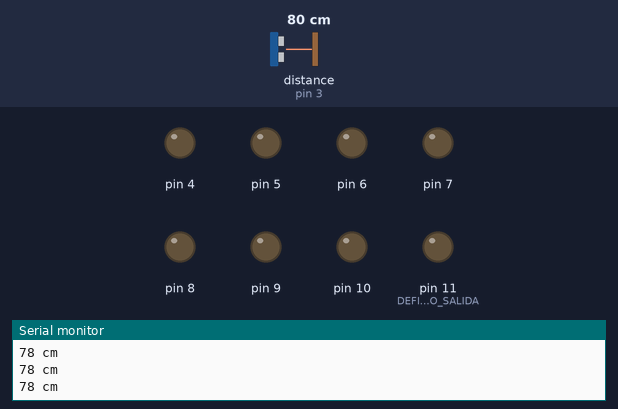
Recording of a sketch running on a simulated Arduino Uno, built with avr-gcc and run on an emulated ATmega328P. Parts: output pins drawn as LEDs (lit = HIGH), the last lines printed to the serial monitor. Wiring (inferred from the names in the program): ultrasonic range finder: trigger pin 2; echo pin 3. The inputs (shaded band) are chosen by the test bench; at power-on: distance to the obstacle (sensor on pin 3) 80 cm. The echo pulse lasts 58.3 µs per cm; pins used as bus, display or sensor lines are not drawn.

Above: at 1.2 s.
1.3 s: distance to the obstacle (sensor on pin 3) set to 13 cm
3.2 s: distance to the obstacle (sensor on pin 3) set to 10 cm
At 4.9 s:
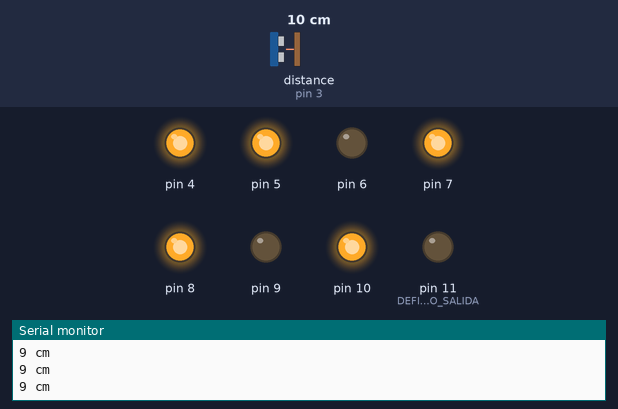
6.2 s: distance to the obstacle (sensor on pin 3) set to 18 cm
At 7.5 s:
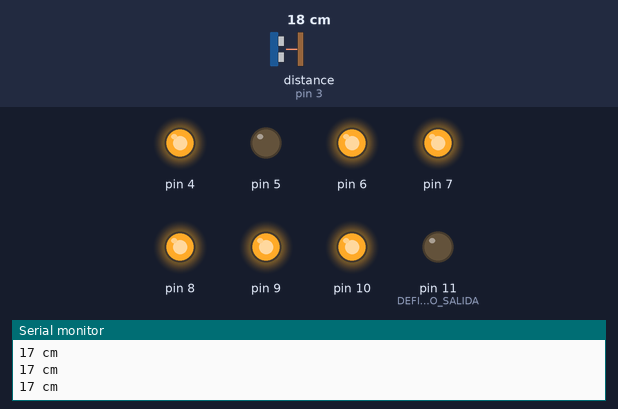
7.9 s: distance to the obstacle (sensor on pin 3) set to 2 cm
At 10.0 s:
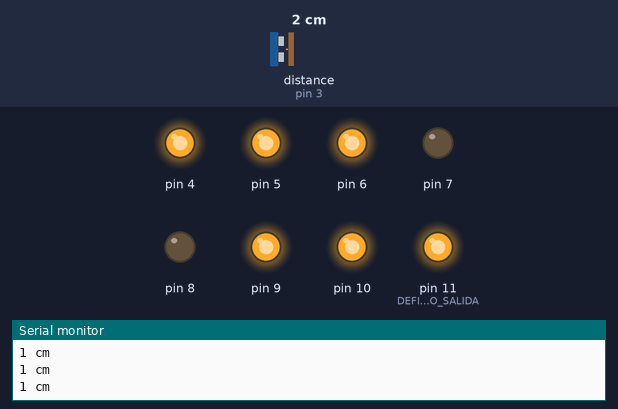
Timing chart, 0 to 11.5 s (numbered marks = the images above; inputs shaded):
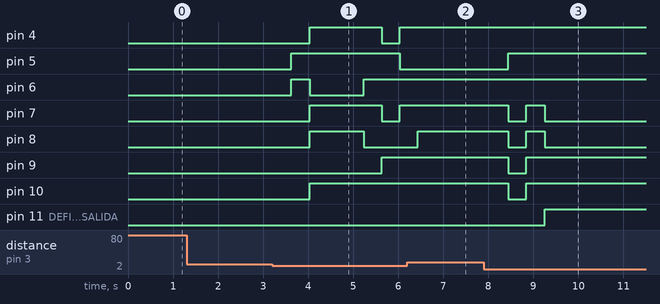

Measured:
- the behaviour switches between 12 and 11 cm on distance to the obstacle (sensor on pin 3) (found by bisection; images 0 and 1)
- after the input at 3.2 s, pin 4, pin 7: LOW → HIGH after 0.83 s, → LOW 1.6 s later, → HIGH 0.40 s later; pin 5: LOW → HIGH after 0.43 s, → LOW 2.4 s later; pin 6: LOW → HIGH after 0.43 s, → LOW 0.40 s later, → HIGH 1.2 s later; pin 8: LOW → HIGH after 0.83 s, → LOW 1.2 s later; pin 9: LOW → HIGH after 2.4 s
- after the input at 6.2 s, pin 5: stays LOW (without the input it goes to HIGH after 0.64 s); pin 7, pin 9, pin 10: stays HIGH (without the input it goes to LOW after 0.64 s); pin 8: goes on until 6.4 s, then stays HIGH; pin 11 (DEFINE_PIN_COMO_SALIDA): stays LOW (without the input it goes to HIGH after 1.4 s)
- after the input at 7.9 s, pin 5: LOW → HIGH after 0.55 s; pin 7, pin 8: HIGH → LOW after 0.55 s, → HIGH 0.40 s later, → LOW 0.40 s later; pin 9, pin 10: HIGH → LOW after 0.55 s, → HIGH 0.40 s later; pin 11 (DEFINE_PIN_COMO_SALIDA): LOW → HIGH after 1.3 s

The sketch:

sensorultrasonico1_copy_20230428133320.ino
```cpp
/*

* Fundacion Kinal
* Centro educativo tecnico laboral Kinal
* Perito en Electronica
* Seccion: A
* Curso: Taller de electronica digital y reparacion de computadoras I
* Alumno: David Alfredo del Cid Rodríguez
* Fecha: 28/042023
* Carnet: 2022482
* Proyecto: ultrasonicco
*/

const int trigPin = 2;
const int echoPin = 3;
const int pin = 11;
int a=0;


// define variables
long duration;
int distance;

void setup() {
  pinMode(trigPin, OUTPUT); //Establece el trigPin como Salida
  pinMode(echoPin, INPUT); // Establece el echoPin como Entrada
  Serial.begin(9600); // Inicia la comunicación serie
  pinMode (4,OUTPUT);
  pinMode (5,OUTPUT);
  pinMode (6,OUTPUT);
  pinMode (7,OUTPUT);
  pinMode (8,OUTPUT);
  pinMode (9,OUTPUT);
  pinMode (10,OUTPUT);
  ///RELEY
  Serial.begin(9600); // INICIA EL PUERTO SERIE
  pinMode(11, OUTPUT);// DEFINE PIN COMO SALIDA
}

void loop() {
  int lecturaecho =digitalRead(echoPin);//lectura eco sumador
  // Clears the trigPin
  digitalWrite(trigPin, LOW);
  delayMicroseconds(2);

  // Pone el trigPin en estado HIGH durante 10 micro segundos
  digitalWrite(trigPin, HIGH);
  delayMicroseconds(10);
  digitalWrite(trigPin, LOW);

  // Lee el echoPin, devuelve el tiempo de viaje de la onda sonora en microsegundos
  duration = pulseIn(echoPin, HIGH);

  // Calcular la distancia
  distance= duration/59;

  // Imprime la distancia en el monitor serie
  Serial.print(String(distance));
  Serial.println(" cm");
  delay(400);
if(distance<11 && distance >0)
{
a++;
if(distance<11 && a==1)//1
{
  digitalWrite (4,LOW);  //a
  digitalWrite (5,HIGH);   //b
  digitalWrite (6,HIGH);   //c
  digitalWrite (7,LOW);  // d
  digitalWrite (8,LOW);  //e
  digitalWrite (9,LOW);  //f
  digitalWrite (10,LOW); //g
a++;
}
if(distance<11 && a==3)//2
{
  digitalWrite (4,HIGH);   //a
  digitalWrite (5,HIGH);   //b
  digitalWrite (6,LOW);  //c
  digitalWrite (7,HIGH);   // d
  digitalWrite (8,HIGH);   //e
  digitalWrite (9,LOW);  //f
  digitalWrite (10,HIGH);  //g
a++;
}
if(distance<11 && a==7)//3
{
  digitalWrite (4,HIGH);   //a
  digitalWrite (5,HIGH);   //b
  digitalWrite (6,HIGH);  //c
  digitalWrite (7,HIGH);   // d
  digitalWrite (8,LOW);   //e
  digitalWrite (9,LOW);  //f
  digitalWrite (10,HIGH);  //g
a++;
}
if(distance<11 && a==9)//4
{
  digitalWrite (4,LOW);   //a
  digitalWrite (5,HIGH);   //b
  digitalWrite (6,HIGH);  //c
  digitalWrite (7,LOW);   // d
  digitalWrite (8,LOW);   //e
  digitalWrite (9,HIGH);  //f
  digitalWrite (10,HIGH);  //g
a++;
}
if(distance<11 && a==11)//5
{
  digitalWrite (4,HIGH);   //a
  digitalWrite (5,LOW);   //b
  digitalWrite (6,HIGH);  //c
  digitalWrite (7,HIGH);   // d
  digitalWrite (8,LOW);   //e
  digitalWrite (9,HIGH);  //f
  digitalWrite (10,HIGH);  //g
a++;
}
if(distance<11 && a==13)//6
{
  digitalWrite (4,HIGH);   //a
  digitalWrite (5,LOW);   //b
  digitalWrite (6,HIGH);  //c
  digitalWrite (7,HIGH);   // d
  digitalWrite (8,HIGH);   //e
  digitalWrite (9,HIGH);  //f
  digitalWrite (10,HIGH);  //g
a++;
}
if(distance<11 && a==15)//7
{
  digitalWrite (4,HIGH);   //a
  digitalWrite (5,HIGH);   //b
  digitalWrite (6,HIGH);  //c
  digitalWrite (7,LOW);   // d
  digitalWrite (8,LOW);   //e
  digitalWrite (9,LOW);  //f
  digitalWrite (10,LOW);  //g
a++;
}
if(distance<11 && a==17)//8
{
  digitalWrite (4,HIGH);   //a
  digitalWrite (5,HIGH);   //b
  digitalWrite (6,HIGH);  //c
  digitalWrite (7,HIGH);   // d
  digitalWrite (8,HIGH);   //e
  digitalWrite (9,HIGH);  //f
  digitalWrite (10,HIGH);  //g
a++;
}
if(distance<11 && a==19)//9
{
  digitalWrite (4,HIGH);   //a
  digitalWrite (5,HIGH);   //b
  digitalWrite (6,HIGH);  //c
  digitalWrite (7,LOW);   // d
  digitalWrite (8,LOW);   //e
  digitalWrite (9,HIGH);  //f
  digitalWrite (10,HIGH);  //g
a++;
}

}//if general mente grande
//RELEY
  int estado4 = digitalRead(4);
  int estado5 = digitalRead(5);
  int estado6 = digitalRead(6);
  int estado7 = digitalRead(7);
  int estado8 = digitalRead(8);
  int estado9 = digitalRead(9);
  int estado10 = digitalRead(10);

  if (estado4 == HIGH && estado5 == HIGH && estado6 == HIGH && estado7==LOW && estado8==LOW && estado9==HIGH && estado10==HIGH)
{
digitalWrite(11, HIGH);
delay(1000);

}
} // void loop
```
